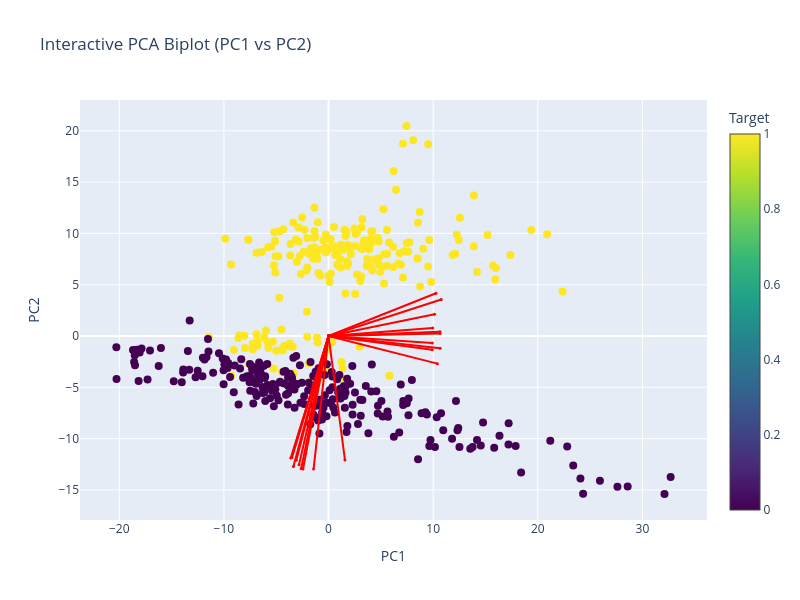

Write notebook code for a chart like this one.
### Markdown cell above
## PC1-PC2 biplot

### Code cell
# Prepare data
X = sampled_GS.iloc[:, :-1].values  # All columns except the last as features
y = sampled_GS.iloc[:, -1].values   # Last column as target variable

# Convert categorical target to numeric if necessary
if y.dtype == 'object' or y.dtype.name == 'category':
    le = LabelEncoder()
    y = le.fit_transform(y)  # Converts categorical labels into numeric labels

# Scale the data
scaler = StandardScaler()
X = scaler.fit_transform(X)    

# PCA transformation
pca = PCA()
x_new = pca.fit_transform(X)

# Get the PCA loadings (components_ is shape: [n_components, n_features])
loadings = pca.components_

# Number of top variables to show per PC
top_n = 10

# Get top variables per PC by absolute contribution
top_vars = set()
for i in range(2):  # for PC1, PC2, PC3
    component = loadings[i]
    top_indices = np.argsort(np.abs(component))[-top_n:]
    top_vars.update(top_indices)

# Convert to sorted list for consistency
selected_vars = sorted(top_vars)

# Plot
interactive_PCA_biplot(x_new[:, 0:2], np.transpose(pca.components_[0:2, :]),
                       labels=sampled_GS.columns[:-1], y=y,
                       selected_vars=selected_vars, pc_indices=(0, 1))

### Figure 1 — Plotly figure (JSON) as saved in the notebook; plotly's stock layout.template omitted (floating-point values rounded to 4 significant figures; data arrays with more than 128 entries replaced by an {"elided": "..."} marker saying what was removed)
{"data": [{"hoverinfo": "text", "marker": {"color": {"elided": "450 int values"}, "colorbar": {"title": {"text": "Target"}}, "colorscale": [[0, "#440154"], [0.1111, "#482878"], [0.2222, "#3e4989"], [0.3333, "#31688e"], [0.4444, "#26828e"], [0.5556, "#1f9e89"], [0.6667, "#35b779"], [0.7778, "#6ece58"], [0.8889, "#b5de2b"], [1, "#fde725"]], "showscale": true, "size": 8}, "mode": "markers", "name": "Samples", "text": {"elided": "450 str values"}, "type": "scatter", "x": {"elided": "450 float values"}, "y": {"elided": "450 float values"}}, {"hoverinfo": "text", "hovertext": "LEFT_ELBOW_speed_Gmean", "line": {"color": "red"}, "marker": {"size": 3}, "mode": "lines+markers", "type": "scatter", "x": [0, 9.916], "y": [0, -0.6676]}, {"hoverinfo": "text", "hovertext": "LEFT_ELBOW_speed_peak_mean", "line": {"color": "red"}, "marker": {"size": 3}, "mode": "lines+markers", "type": "scatter", "x": [0, 9.907], "y": [0, -1.331]}, {"hoverinfo": "text", "hovertext": "LEFT_ELBOW_acceleration_Gstd", "line": {"color": "red"}, "marker": {"size": 3}, "mode": "lines+markers", "type": "scatter", "x": [0, 9.96], "y": [0, 0.7939]}, {"hoverinfo": "text", "hovertext": "RIGHT_INDEX_jerk_peak_n", "line": {"color": "red"}, "marker": {"size": 3}, "mode": "lines+markers", "type": "scatter", "x": [0, -3.548], "y": [0, -11.83]}, {"hoverinfo": "text", "hovertext": "RIGHT_WRIST_jerk_peak_n", "line": {"color": "red"}, "marker": {"size": 3}, "mode": "lines+markers", "type": "scatter", "x": [0, -3.49], "y": [0, -11.83]}, {"hoverinfo": "text", "hovertext": "LEFT_ELBOW_jerk_peak_n", "line": {"color": "red"}, "marker": {"size": 3}, "mode": "lines+markers", "type": "scatter", "x": [0, -3.611], "y": [0, -11.89]}, {"hoverinfo": "text", "hovertext": "total_arm_speed_Gmean", "line": {"color": "red"}, "marker": {"size": 3}, "mode": "lines+markers", "type": "scatter", "x": [0, 10.66], "y": [0, 0.2498]}, {"hoverinfo": "text", "hovertext": "total_arm_speed_Gstd", "line": {"color": "red"}, "marker": {"size": 3}, "mode": "lines+markers", "type": "scatter", "x": [0, 10.67], "y": [0, -1.179]}, {"hoverinfo": "text", "hovertext": "total_arm_speed_peak_mean", "line": {"color": "red"}, "marker": {"size": 3}, "mode": "lines+markers", "type": "scatter", "x": [0, 10.66], "y": [0, 0.4219]}, {"hoverinfo": "text", "hovertext": "total_arm_speed_ts_range", "line": {"color": "red"}, "marker": {"size": 3}, "mode": "lines+markers", "type": "scatter", "x": [0, 10.4], "y": [0, -2.69]}, {"hoverinfo": "text", "hovertext": "total_arm_jerk_Gmean", "line": {"color": "red"}, "marker": {"size": 3}, "mode": "lines+markers", "type": "scatter", "x": [0, 10.27], "y": [0, 4.168]}, {"hoverinfo": "text", "hovertext": "total_arm_jerk_peak_mean", "line": {"color": "red"}, "marker": {"size": 3}, "mode": "lines+markers", "type": "scatter", "x": [0, 10.13], "y": [0, 2.132]}, {"hoverinfo": "text", "hovertext": "total_arm_acceleration_Gmean", "line": {"color": "red"}, "marker": {"size": 3}, "mode": "lines+markers", "type": "scatter", "x": [0, 10.77], "y": [0, 3.559]}, {"hoverinfo": "text", "hovertext": "rwrist_lhip_integral", "line": {"color": "red"}, "marker": {"size": 3}, "mode": "lines+markers", "type": "scatter", "x": [0, 1.569], "y": [0, -12.07]}, {"hoverinfo": "text", "hovertext": "lwrist_rshoulder_integral", "line": {"color": "red"}, "marker": {"size": 3}, "mode": "lines+markers", "type": "scatter", "x": [0, -2.822], "y": [0, -12.54]}, {"hoverinfo": "text", "hovertext": "rwrist_lshoulder_integral", "line": {"color": "red"}, "marker": {"size": 3}, "mode": "lines+markers", "type": "scatter", "x": [0, -1.432], "y": [0, -12.96]}, {"hoverinfo": "text", "hovertext": "rwrist_rshoulder_integral", "line": {"color": "red"}, "marker": {"size": 3}, "mode": "lines+markers", "type": "scatter", "x": [0, -3.357], "y": [0, -12.7]}, {"hoverinfo": "text", "hovertext": "left_wrist_flex_integral", "line": {"color": "red"}, "marker": {"size": 3}, "mode": "lines+markers", "type": "scatter", "x": [0, -2.44], "y": [0, -12.96]}, {"hoverinfo": "text", "hovertext": "right_elbow_flex_integral", "line": {"color": "red"}, "marker": {"size": 3}, "mode": "lines+markers", "type": "scatter", "x": [0, -3.082], "y": [0, -12.11]}, {"hoverinfo": "text", "hovertext": "right_wrist_flex_integral", "line": {"color": "red"}, "marker": {"size": 3}, "mode": "lines+markers", "type": "scatter", "x": [0, -2.621], "y": [0, -12.92]}], "layout": {"height": 600, "hovermode": "closest", "showlegend": false, "title": {"text": "Interactive PCA Biplot (PC1 vs PC2)"}, "width": 800, "xaxis": {"title": {"text": "PC1"}}, "yaxis": {"title": {"text": "PC2"}}}}
